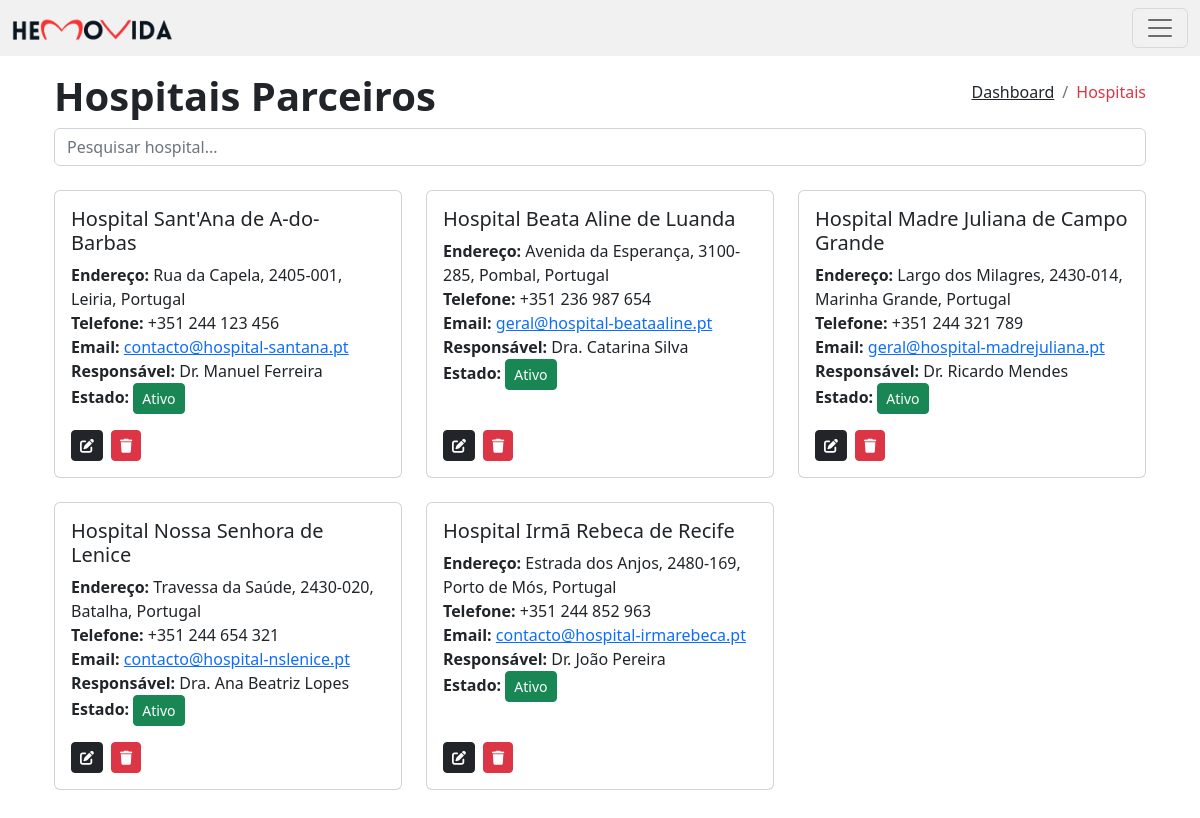
Before: /hospitais.php with the older database file.
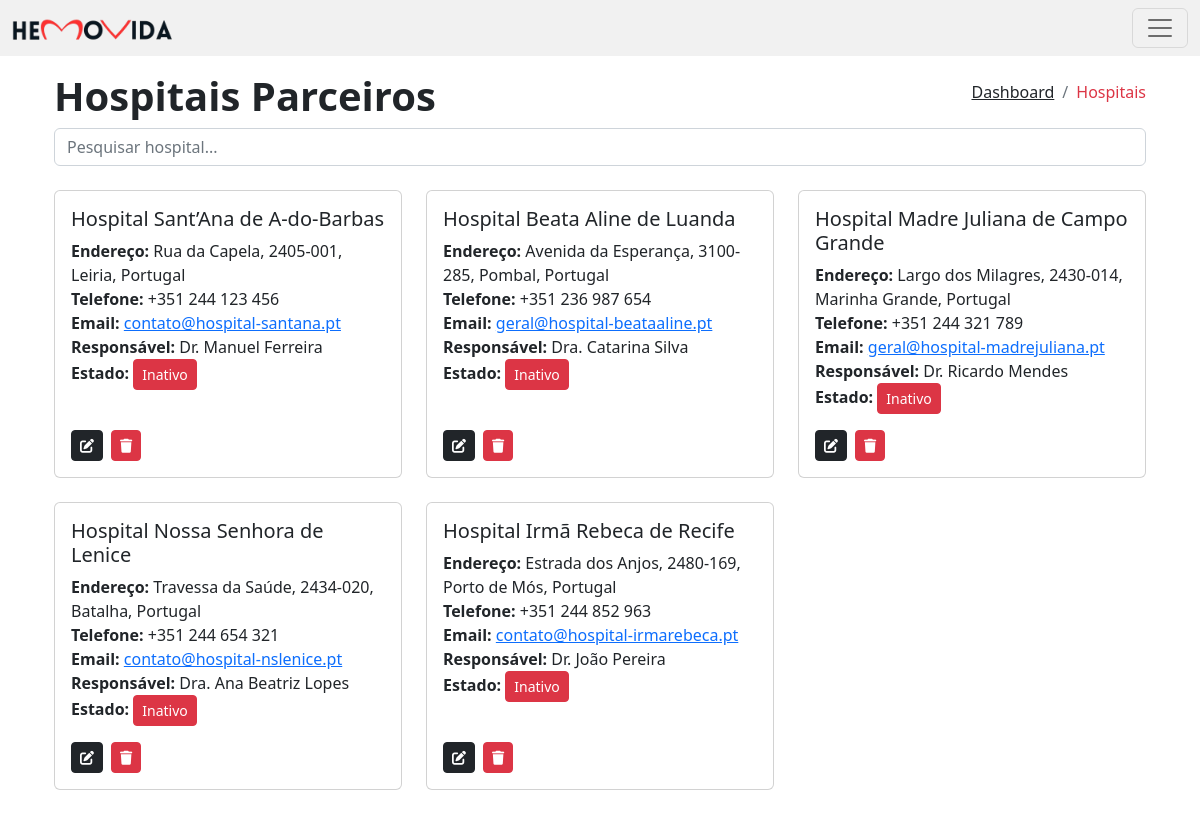
After: the same page with the newer database file.
### tables this page shows
CREATE TABLE `hospitais` (
  `id` int(11) NOT NULL,
  `nome` varchar(150) NOT NULL,
  `endereco` text NOT NULL,
  `telefone` varchar(20) NOT NULL,
  `email` varchar(100) NOT NULL,
  `nome_responsavel` varchar(100) NOT NULL,
  `estado` tinyint(1) NOT NULL
);

### hospitais.php (the view, shortened to what this page needs)
<?php
    include 'partials/header.php';
    $pageTitle = "Hospitais Parceiros";
    $pdo = new PDO("mysql:host=" . DB_HOST . ";dbname=" . DB_NAME, DB_USER, DB_PASS);
    $search = isset($_GET['search']) ? $_GET['search'] : '';
    $stmt = $pdo->prepare("SELECT * FROM hospitais WHERE nome LIKE :search");
    $stmt->execute(['search' => "%$search%"]);
    $hospitais = $stmt->fetchAll(PDO::FETCH_ASSOC);
?>
<div class="container p-4">
    <div class="d-flex justify-content-between align-items-center">
        <h1 class="fw-bold"><?= $pageTitle ?></h1>
        <nav>
            <ol class="breadcrumb">
                <li class="breadcrumb-item"><a href="index.php" class="text-dark">Dashboard</a></li>
                <li class="breadcrumb-item active text-danger" aria-current="page">Hospitais</li>
            </ol>
        </nav>
    </div>
    <div class="mb-3">
        <input type="text" id="search" class="form-control" placeholder="Pesquisar hospital..." value="<?= htmlspecialchars($search) ?>">
    </div>
    <div class="row mt-4">
    <?php if (count($hospitais) > 0): ?>
        <?php foreach ($hospitais as $hospital): ?>
            <div class="col-md-4 mb-4">
                <div class="card h-100 d-flex flex-column">
                    <div class="card-body flex-grow-1 d-flex flex-column">
                        <h5 class="card-title"> <?= $hospital['nome'] ?> </h5>
                        <p class="card-text flex-grow-1">
                            <strong>Endereço:</strong> <?= $hospital['endereco'] ?><br>
                            <strong>Telefone:</strong> <?= $hospital['telefone'] ?><br>
                            <strong>Email:</strong> <a href="mailto:<?= $hospital['email'] ?>"><?= $hospital['email'] ?></a><br>
                            <strong>Responsável:</strong> <?= $hospital['nome_responsavel'] ?><br>
                            <strong>Estado:</strong>
                            <a href="?toggle_id=<?= $hospital['id'] ?>" class="btn btn-sm <?= $hospital['estado'] == 1 ? 'btn-success' : 'btn-danger' ?>">
                                <?= $hospital['estado'] == 1 ? 'Ativo' : 'Inativo' ?>
                            </a>
                        </p>
                        <div class="d-flex justify-content-start gap-2">
                            <a href="editar_hospital.php?id=<?= $hospital['id'] ?>" class="btn btn-sm btn-dark"><i class="fas fa-edit"></i></a>
                            <a href="excluir_hospital.php?id=<?= $hospital['id'] ?>" class="btn btn-sm btn-danger" onclick="return confirm('Tem certeza que deseja excluir este hospital?');"><i class="fas fa-trash"></i></a>
                        </div>
                    </div>
                </div>
            </div>
        <?php endforeach; ?>
    <?php else: ?>
        <p class="text-center text-danger">Nenhum hospital cadastrado.</p>
    <?php endif; ?>
</div>

Changed rows visible on the page:
changed hospitais "Rua da Capela, 2405-001, Leiria, Portugal": nome "Hospital Sant'Ana de A-do-Barbas" → "Hospital Sant’Ana de A-do-Barbas"; email "contacto@hospital-santana.pt" → "contato@hospital-santana.pt"; estado "Ativo" → "Inativo"
changed hospitais "Hospital Beata Aline de Luanda": estado "Ativo" → "Inativo"
changed hospitais "Hospital Madre Juliana de Campo Grande": estado "Ativo" → "Inativo"
changed hospitais "Hospital Nossa Senhora de Lenice": endereco "Travessa da Saúde, 2430-020, Batalha, Portugal" → "Travessa da Saúde, 2434-020, Batalha, Portugal"; email "contacto@hospital-nslenice.pt" → "contato@hospital-nslenice.pt"; estado "Ativo" → "Inativo"
changed hospitais "Hospital Irmã Rebeca de Recife": email "contacto@hospital-irmarebeca.pt" → "contato@hospital-irmarebeca.pt"; estado "Ativo" → "Inativo"
